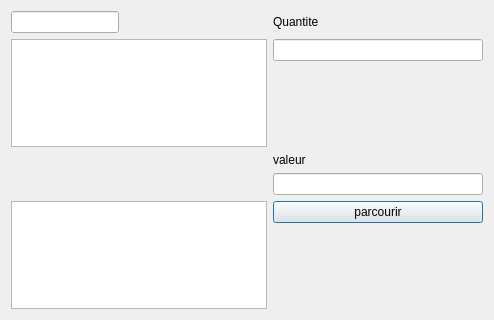
<?xml version="1.0" encoding="UTF-8"?>
<ui version="4.0">
 <class>test2</class>
 <widget class="QDialog" name="test2">
  <property name="geometry">
   <rect>
    <x>0</x>
    <y>0</y>
    <width>494</width>
    <height>320</height>
   </rect>
  </property>
  <property name="windowTitle">
   <string>Dialog</string>
  </property>
  <layout class="QFormLayout" name="formLayout">
   <item row="0" column="0">
    <widget class="QLineEdit" name="nomproduit"/>
   </item>
   <item row="1" column="0">
    <widget class="QTextEdit" name="textEdit"/>
   </item>
   <item row="4" column="0">
    <widget class="QTableView" name="tableView"/>
   </item>
   <item row="4" column="1">
    <widget class="QPushButton" name="parcourir">
     <property name="text">
      <string>parcourir</string>
     </property>
    </widget>
   </item>
   <item row="1" column="1">
    <widget class="QLineEdit" name="lineEdit"/>
   </item>
   <item row="0" column="1">
    <widget class="QLabel" name="label">
     <property name="text">
      <string>Quantite</string>
     </property>
    </widget>
   </item>
   <item row="3" column="1">
    <widget class="QLineEdit" name="lineEdit_2"/>
   </item>
   <item row="2" column="1">
    <widget class="QLabel" name="label_2">
     <property name="text">
      <string>valeur</string>
     </property>
    </widget>
   </item>
  </layout>
 </widget>
 <resources/>
 <connections/>
</ui>
